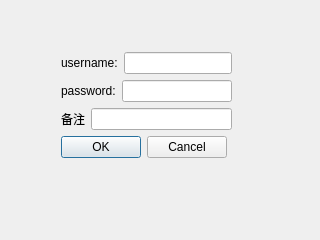
<?xml version="1.0" encoding="UTF-8"?>
<ui version="4.0">
 <class>new_file_dialog</class>
 <widget class="QDialog" name="new_file_dialog">
  <property name="geometry">
   <rect>
    <x>0</x>
    <y>0</y>
    <width>320</width>
    <height>240</height>
   </rect>
  </property>
  <property name="windowTitle">
   <string>new file</string>
  </property>
  <widget class="QWidget" name="layoutWidget">
   <property name="geometry">
    <rect>
     <x>61</x>
     <y>52</y>
     <width>207</width>
     <height>115</height>
    </rect>
   </property>
   <layout class="QFormLayout" name="formLayout">
    <item row="0" column="0">
     <layout class="QVBoxLayout" name="verticalLayout_2">
      <item>
       <layout class="QVBoxLayout" name="verticalLayout">
        <item>
         <layout class="QHBoxLayout" name="horizontalLayout">
          <item>
           <widget class="QLabel" name="label_2">
            <property name="text">
             <string>username:</string>
            </property>
            <property name="buddy">
             <cstring>userNameInput</cstring>
            </property>
           </widget>
          </item>
          <item>
           <widget class="QLineEdit" name="userNameInput"/>
          </item>
         </layout>
        </item>
        <item>
         <layout class="QHBoxLayout" name="horizontalLayout_2">
          <item>
           <widget class="QLabel" name="label">
            <property name="text">
             <string>password:</string>
            </property>
            <property name="buddy">
             <cstring>userPasswordInput</cstring>
            </property>
           </widget>
          </item>
          <item>
           <widget class="QLineEdit" name="userPasswordInput"/>
          </item>
         </layout>
        </item>
       </layout>
      </item>
      <item>
       <layout class="QHBoxLayout" name="horizontalLayout_4">
        <item>
         <widget class="QLabel" name="label_3">
          <property name="text">
           <string>备注</string>
          </property>
          <property name="buddy">
           <cstring>userRemarkInput</cstring>
          </property>
         </widget>
        </item>
        <item>
         <widget class="QLineEdit" name="userRemarkInput"/>
        </item>
       </layout>
      </item>
     </layout>
    </item>
    <item row="1" column="0">
     <layout class="QHBoxLayout" name="horizontalLayout_3">
      <item>
       <widget class="QPushButton" name="NewFileOKButton">
        <property name="text">
         <string>OK</string>
        </property>
       </widget>
      </item>
      <item>
       <widget class="QPushButton" name="NewFileCancelButton">
        <property name="text">
         <string>Cancel</string>
        </property>
       </widget>
      </item>
     </layout>
    </item>
   </layout>
  </widget>
 </widget>
 <resources/>
 <connections>
  <connection>
   <sender>NewFileCancelButton</sender>
   <signal>clicked()</signal>
   <receiver>new_file_dialog</receiver>
   <slot>reject()</slot>
   <hints>
    <hint type="sourcelabel">
     <x>266</x>
     <y>222</y>
    </hint>
    <hint type="destinationlabel">
     <x>283</x>
     <y>168</y>
    </hint>
   </hints>
  </connection>
 </connections>
</ui>
